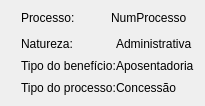
                    <widget class="QFrame" name="frCardProcesso">
                     <property name="sizePolicy">
                      <sizepolicy hsizetype="Preferred" vsizetype="Maximum">
                       <horstretch>0</horstretch>
                       <verstretch>0</verstretch>
                      </sizepolicy>
                     </property>
                     <property name="frameShape">
                      <enum>QFrame::NoFrame</enum>
                     </property>
                     <property name="frameShadow">
                      <enum>QFrame::Raised</enum>
                     </property>
                     <layout class="QGridLayout" name="gridLayout_2">
                      <property name="verticalSpacing">
                       <number>12</number>
                      </property>
                      <item row="0" column="1">
                       <widget class="QFrame" name="frNumProcesso">
                        <property name="frameShape">
                         <enum>QFrame::NoFrame</enum>
                        </property>
                        <property name="frameShadow">
                         <enum>QFrame::Raised</enum>
                        </property>
                        <layout class="QHBoxLayout" name="horizontalLayout_2">
                         <property name="spacing">
                          <number>7</number>
                         </property>
                         <property name="leftMargin">
                          <number>0</number>
                         </property>
                         <property name="topMargin">
                          <number>0</number>
                         </property>
                         <property name="rightMargin">
                          <number>0</number>
                         </property>
                         <property name="bottomMargin">
                          <number>0</number>
                         </property>
                         <item>
                          <widget class="QLabel" name="lbInfoNumProcesso">
                           <property name="text">
                            <string>Processo: </string>
                           </property>
                          </widget>
                         </item>
                         <item>
                          <widget class="QLabel" name="lbNumProcesso">
                           <property name="text">
                            <string>NumProcesso</string>
                           </property>
                          </widget>
                         </item>
                        </layout>
                       </widget>
                      </item>
                      <item row="0" column="0" rowspan="2">
                       <widget class="QFrame" name="frFirulaProcesso">
                        <property name="minimumSize">
                         <size>
                          <width>4</width>
                          <height>0</height>
                         </size>
                        </property>
                        <property name="maximumSize">
                         <size>
                          <width>4</width>
                          <height>16777215</height>
                         </size>
                        </property>
                        <property name="frameShape">
                         <enum>QFrame::NoFrame</enum>
                        </property>
                        <property name="frameShadow">
                         <enum>QFrame::Raised</enum>
                        </property>
                       </widget>
                      </item>
                      <item row="1" column="1">
                       <widget class="QFrame" name="frInfosProc">
                        <property name="frameShape">
                         <enum>QFrame::NoFrame</enum>
                        </property>
                        <property name="frameShadow">
                         <enum>QFrame::Raised</enum>
                        </property>
                        <layout class="QGridLayout" name="gridLayout_4">
                         <property name="leftMargin">
                          <number>0</number>
                         </property>
                         <property name="topMargin">
                          <number>0</number>
                         </property>
                         <property name="rightMargin">
                          <number>0</number>
                         </property>
                         <property name="bottomMargin">
                          <number>0</number>
                         </property>
                         <property name="horizontalSpacing">
                          <number>0</number>
                         </property>
                         <property name="verticalSpacing">
                          <number>8</number>
                         </property>
                         <item row="1" column="1">
                          <widget class="QLabel" name="lbTpBeneficio">
                           <property name="text">
                            <string>Aposentadoria</string>
                           </property>
                          </widget>
                         </item>
                         <item row="1" column="0">
                          <widget class="QLabel" name="lbInfoTpBeneficio">
                           <property name="text">
                            <string>Tipo do benefício:</string>
                           </property>
                          </widget>
                         </item>
                         <item row="0" column="1">
                          <widget class="QLabel" name="lbNatureza">
                           <property name="text">
                            <string>Administrativa</string>
                           </property>
                          </widget>
                         </item>
                         <item row="2" column="0">
                          <widget class="QLabel" name="lbInfoTpProcesso">
                           <property name="text">
                            <string>Tipo do processo:</string>
                           </property>
                          </widget>
                         </item>
                         <item row="0" column="0">
                          <widget class="QLabel" name="lbInfoNatureza">
                           <property name="text">
                            <string>Natureza:</string>
                           </property>
                          </widget>
                         </item>
                         <item row="2" column="1">
                          <widget class="QLabel" name="lbTpProcesso">
                           <property name="text">
                            <string>Concessão</string>
                           </property>
                          </widget>
                         </item>
                        </layout>
                       </widget>
                      </item>
                     </layout>
                    </widget>
